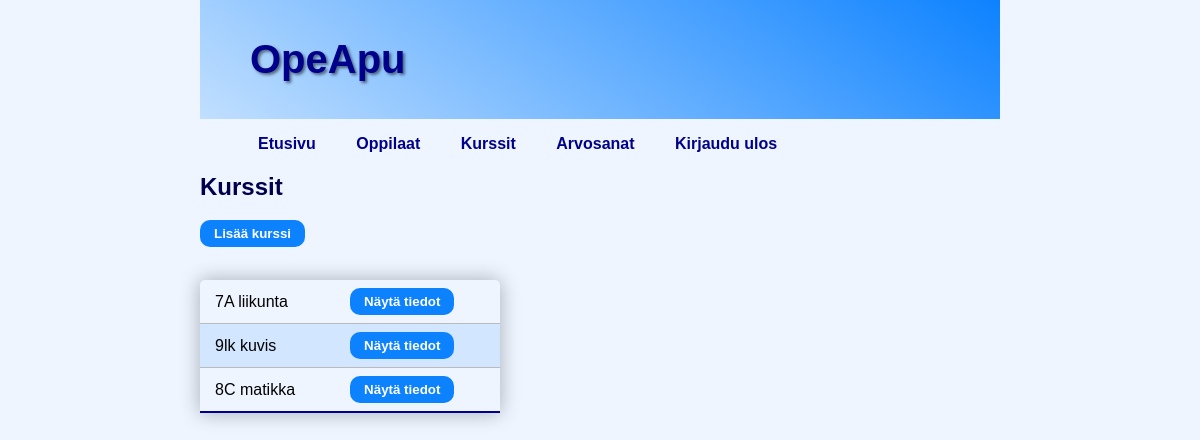
The page /opeapp/courses/ (signed in) on the database its author committed.
### opeapp/models.py (models this page shows, shortened)
class Course(models.Model):
    name = models.CharField(max_length=255)
    creator = models.ForeignKey(User, on_delete=models.CASCADE)

### opeapp/views.py (the view, shortened to what this page needs)
# urls.py: path('courses/', views.courses_view, name='courses'),
@login_required
def courses_view(request):
    creator_id = request.user.id
    courses = Course.objects.filter(creator=creator_id)
    context = {
        'courses': courses
    }
    print('Creator_id: ', creator_id)
    return render(request, 'courses.html', context)

### opeapp/templates/courses.html (shortened to what this page needs)
{% extends "base.html" %}
{% block link %}
    {% if user.is_authenticated %}
        {{ block.super }}
    {% endif %}
{% endblock %}
{% block content %}
    <h2>Kurssit</h2>
    <div class="button-container">
        <button class="button-style" id="new-course-button">Lisää kurssi</button>
    </div>
    <br>
    <table class="student-table">
        <tbody>
            {% for course in courses %}
                <tr>
                    <td><span class="course-name">{{ course.name }}</span></td>
                    <td><a href="{% url 'opeapp:add_course_students' course.id %}"><button class="button-style">Näytä tiedot</button></a></td>
                </tr>
            {% endfor %}
        </tbody>
    </table>
{% endblock %}

### opeapp/static/main.css (style rules this page uses)
body { margin: auto; max-width: 50em; font-family: 'Montserrat', 'Helvetica', sans-serif; background: rgb(238, 245, 255); }
h2 { color: rgb(0, 0, 77); }
.button-container { margin-bottom: 5px; }
.student-table { border-collapse: collapse; margin: 10px 0; min-width: 300px; border-radius: 5px 5px 0 0; overflow: hidden; box-shadow: 0 0 20px rgba(0, 0, 0, 0.3) }
.student-table th, .student-table td { padding: 8px 15px; }
.student-table tbody tr { border-bottom: 1px solid #bbbbbb; }
.student-table tbody tr:nth-of-type(even) { background: rgb(210, 230, 255); }
.student-table tbody tr:last-of-type { border-bottom: 2px solid darkblue; }
.button-style { display: inline-block; padding: 6px 14px; border: none; border-radius: 10px; background-color: #0d82ff; color: white; font-weight: 700; text-decoration: none; cursor: pointer; transition: background-color 0.3s ease; }

### rows shown on the page
Course: name "7A liikunta"
Course: name "9lk kuvis"
Course: name "8C matikka"
